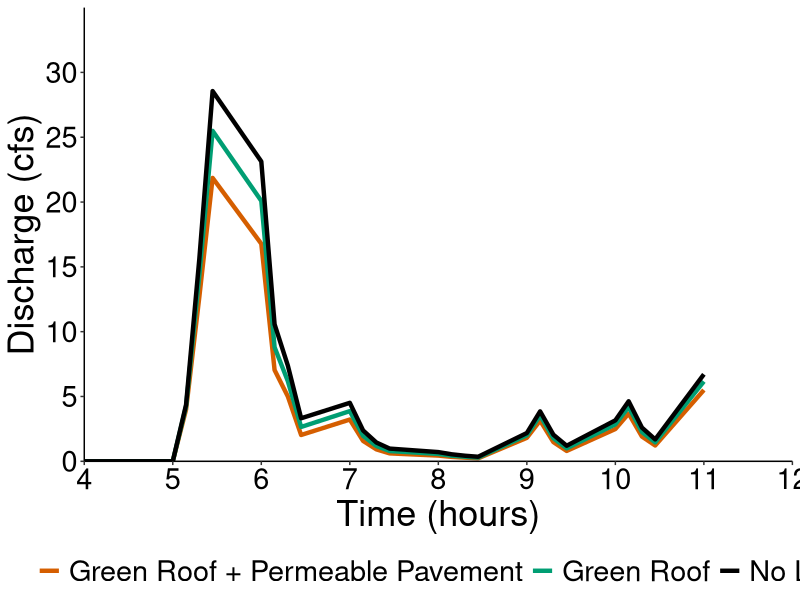
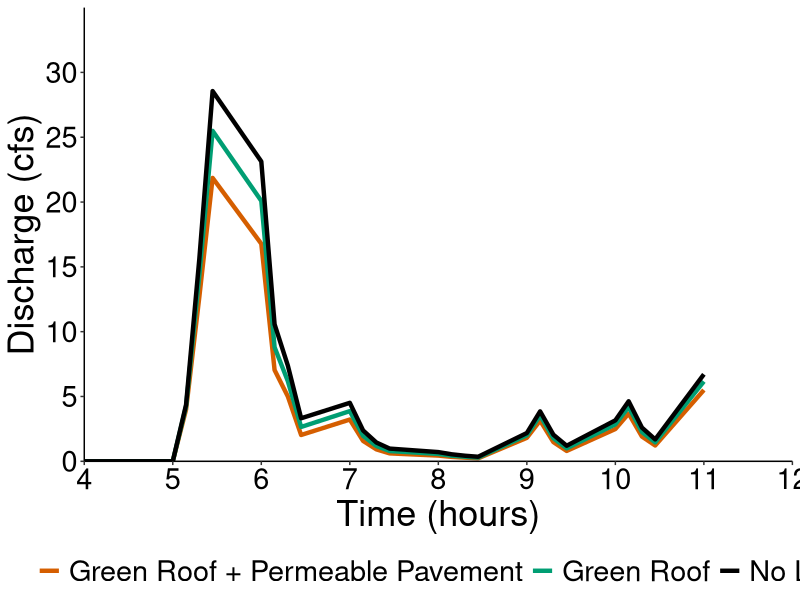

The R script that drew these images, in order: (Note: this script raises an error after producing the figures.)
## ---- chunk 1
knitr::opts_chunk$set(echo = TRUE)
library(tidyverse) #For data wrangling
library(here)
## ---- chunk 2
#read in data
subcatch_78runoff <- read.csv(here("subcatchment78_LID_runoff.csv"))

## ---- chunk 3
#Create graph for subcatchment 78 runoff 

cbp2 <- c("#D55E00","#009E73", "#000000")

runoff_78 <- ggplot(subcatch_78runoff, aes(x=time, y = runoff_cfs, color = lid_type)) + 
  geom_line(aes(color=lid_type), size= 1.5)+
  theme_classic()+
  labs(x="Time (hours)", y="Discharge (cfs)")+
  scale_y_continuous(limits= c(0,35), breaks= seq(0,30, by= 5),expand= c(0,0))+
  scale_x_continuous(limits= c(4,12), breaks= seq(0,12, by= 1),expand= c(0,0))+
  theme(legend.title = element_blank())+
  theme(legend.position="bottom") +
  scale_colour_manual(labels = c("Green Roof + Permeable Pavement", "Green Roof", "No LID"), values= cbp2) +
  theme(text=element_text(color="black"),axis.text=element_text(color="black")) +
  theme(text = element_text(size =26))

runoff_78

ggsave("lid_runoff_78.png", runoff_78, width = 16, height = 10, units = "in" )
  
## ---- chunk 4
# create a graph of wailupe system-wide  runoff results for the different green rood scenarios 

cbp2 <- c("#D55E00","#009E73", "#000000", 'navy')

wailupe_gr_system <- ggplot(wailupe_watershed_greenroof_runoff, aes(x=time, y = runoff_cfs, color = perc_greenroof)) + 
  geom_line(aes(color=perc_greenroof), size= 1.5)+
  theme_classic()+
  labs(x="Time (hours)", y="Discharge (cfs)") +
   scale_y_continuous(limits= c(0,1000), breaks= seq(0,1000, by= 100),expand= c(0,0))+
  scale_x_continuous(limits= c(4,7), breaks= seq(0,7, by= 1),expand= c(0,0))+
  theme(legend.title = element_blank())+
  theme(legend.position="bottom") +
  scale_colour_manual(labels = c("0 percent", "20 percent", "30 percent", "50 percent"), values= cbp2) +
  theme(text=element_text(color="black"),axis.text=element_text(color="black")) +
  theme(text = element_text(size =26))

wailupe_gr_system

ggsave("wailupe_gr_runoff.png", wailupe_gr_system, width = 16, height = 10, units = "in" )
 
## ---- chunk 5
# graph green roof scenarios for top 5 runoff hotspots 

cbp2 <- c("#000000","#D55E00","#009E73", 'blue')

top5 <- ggplot(wailupe_greenroof_top5, aes(x=time, y = runoff_cfs, color = perc_greenroof)) + 
  geom_line(aes(color=perc_greenroof), size= 1.5)+
  theme_classic() +
  facet_wrap(~subcatchment)+
  labs(x="Time (hours)", y="Discharge (cfs)")+
  scale_y_continuous(limits= c(0,14), breaks= seq(0,14, by= 2),expand= c(0,0))+
  scale_x_continuous(limits= c(4,11), breaks= seq(4,11, by= 1),expand= c(0,0))+
  theme(panel.spacing.x = unit(10, "mm")) +
  theme(legend.title = element_blank())+
  theme(legend.position="right") +
  scale_colour_manual(labels = c("0%", "20%", "30%", "50%"), values= cbp2) +
  theme(text=element_text(color="black"),axis.text=element_text(color="black")) +
  theme(text = element_text(size =26)) + 
  theme(
    legend.position = c(.90, .25),
    legend.justification = c("right", "top"),
    legend.box.just = "right",
    legend.margin = margin(6, 6, 6, 6)
    )

top5

ggsave("top5.png", top5, width = 20, height = 10, units = "in")

